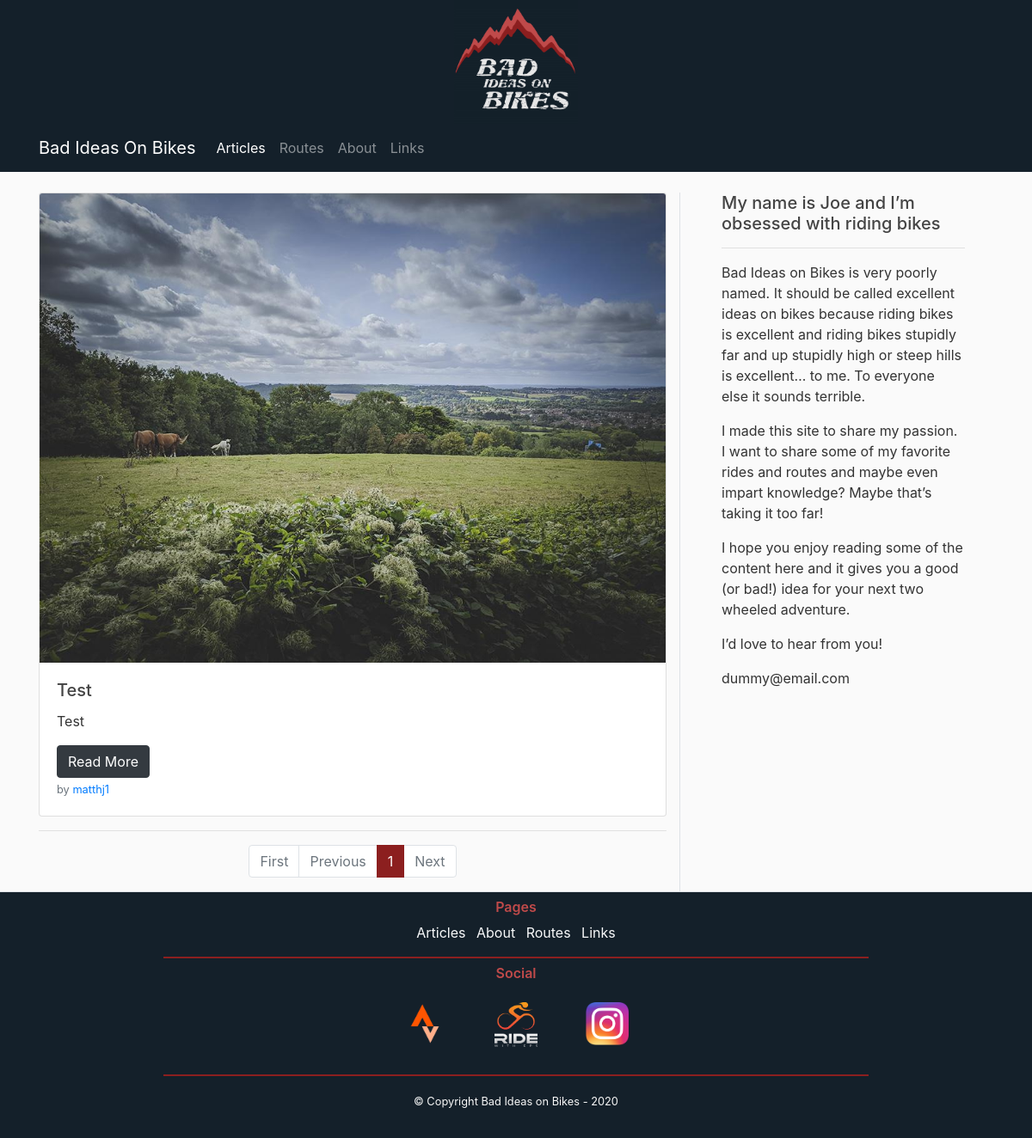
Page /home on the earlier database version.
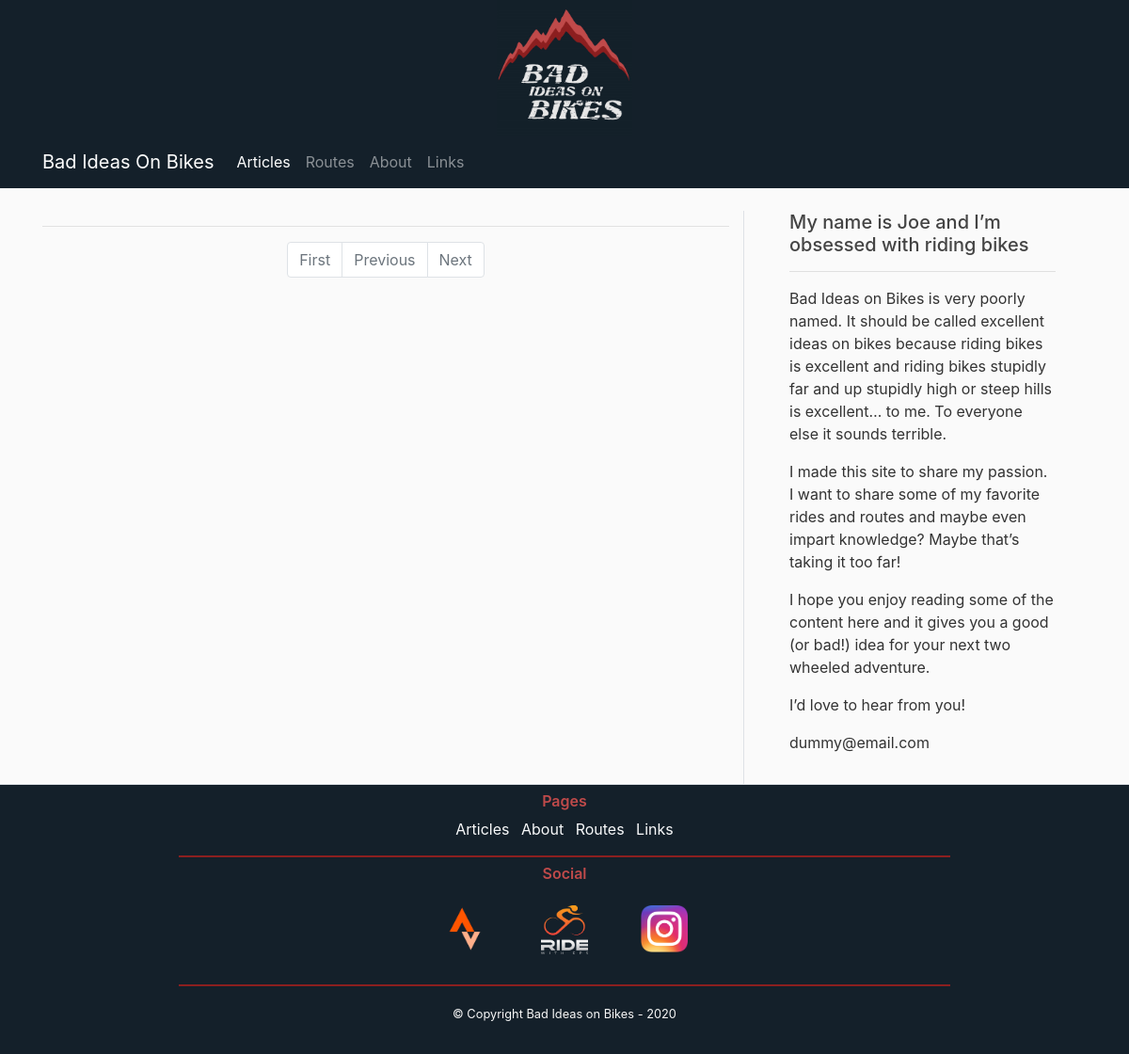
Same page on the later database version.
### flaskbiob/models.py (models this page shows, shortened)
class Posts(db.Model):
    id = db.Column(db.Integer, primary_key=True)
    post_type = db.Column(db.String(7), nullable=False)
    title = db.Column(db.String(100), nullable=False)
    date = db.Column(db.DateTime, nullable=False, default=datetime.utcnow)
    leader = db.Column(db.Text, nullable=False)
    content = db.Column(db.Text, nullable=False)
    post_image = db.Column(db.String(100), nullable=False, default="default_post.jpg")
    user = db.Column(db.Integer, db.ForeignKey("users.id"), nullable=False)
    routes = db.relationship("Routes", backref="post_route", lazy=True)
    reviews = db.relationship("Reviews", backref="post_review", lazy=True)

class Users(db.Model, UserMixin):
    id = db.Column(db.Integer, primary_key=True)
    username = db.Column(db.String(20), unique=True, nullable=False)
    email = db.Column(db.String(100), unique=True, nullable=False)
    image_file = db.Column(db.String(20), nullable=False, default="default.png")
    password = db.Column(db.String(60), nullable=False)
    posts = db.relationship("Posts", backref="author", lazy=True)
    routes = db.relationship("Routes", backref="author", lazy=True)
    reviews = db.relationship("Reviews", backref="author", lazy=True)

### flaskbiob/main/routes.py (the view)
@main.route("/")
@main.route("/home")
def homePage():
    page = request.args.get("page", 1, type=int)
    posts = Posts.query.order_by(Posts.date.desc()).paginate(page=page, per_page=5)
    return render_template("Home.html", posts=posts)

### flaskbiob/templates/Home.html
{% extends "BASE.html" %}
    {% block content %}
    <div class="row">
        <div class="col-lg-8" id="main">
            {% for post in posts.items %}
            <div class="card mb-3">
              <img src="{{ url_for('static', filename='post_pics/' + post.post_image) }}" class="card-img-top" alt="...">
              <div class="card-body">
                <h5 class="card-title">{{ post.title }}</h5>
                <p class="card-text">{{ post.leader }}</p>
                  <a href="{{ url_for('posts.postPage', post_id = post.id) }}" class="btn btn-dark">Read More</a>
                  <p class="card-text"><small class="text-muted">by <a href="{{ url_for('users.userpostPage', username=post.author.username) }}">{{ post.author.username }}</a></small></p>
              </div>
            </div>
            {% endfor %}
            <hr>
            <div class="d-flex justify-content-center">
                <nav aria-label="Page navigation example">
                    <ul class="pagination">
                        <li class="page-item {% if not posts.has_prev %}disabled{% endif %}"><a class="page-link" href="{{ url_for('main.homePage', page=1) }}">First</a></li>
                        <li class="page-item {% if not posts.has_prev %}disabled{% endif %}"><a class="page-link" href="{{ url_for('main.homePage', page=posts.prev_num) }}">Previous</a></li>
                        {% for page_num in posts.iter_pages() %}
                            {% if page_num %}
                                <li class="page-item {% if posts.page == page_num %}active{% endif %}"><a class="page-link" href="{{ url_for('main.homePage', page=page_num) }}">{{ page_num }}</a></li>
                            {% endif %}
                        {% endfor %}
                        <li class="page-item {% if not posts.has_next %}disabled{% endif %}"><a class="page-link" href="{{ url_for('main.homePage', page=posts.next_num) }}">Next</a></li>
                    </ul>
                </nav>
            </div>
        </div>
        <div class="col-4 order-2 px-5 border-left d-none d-lg-block pb-3" id="sticky-sidebar">
            <div class="sticky-top sticky-offset">
                <h5>My name is Joe and I’m obsessed with riding bikes</h5>
                <hr>
                <p>Bad Ideas on Bikes is very poorly named. It should be called excellent ideas on bikes because riding bikes is excellent and riding bikes stupidly far and up stupidly high or steep hills is excellent… to me. To everyone else it sounds terrible.</p>
                <p>I made this site to share my passion. I want to share some of my favorite rides and routes and maybe even impart knowledge? Maybe that’s taking it too far!</p>
                <p>I hope you enjoy reading some of the content here and it gives you a good (or bad!) idea for your next two wheeled adventure.</p>
                <p>I’d love to hear from you!</p>
                <p>dummy@email.com</p>
            </div>
        </div>
    </div>
    {% endblock content %}

Differences in the rows shown:
removed Posts: post_image (picture), title "Test", leader "Test", author.username "matthj1"
Other differences:
list line gone: "1"
